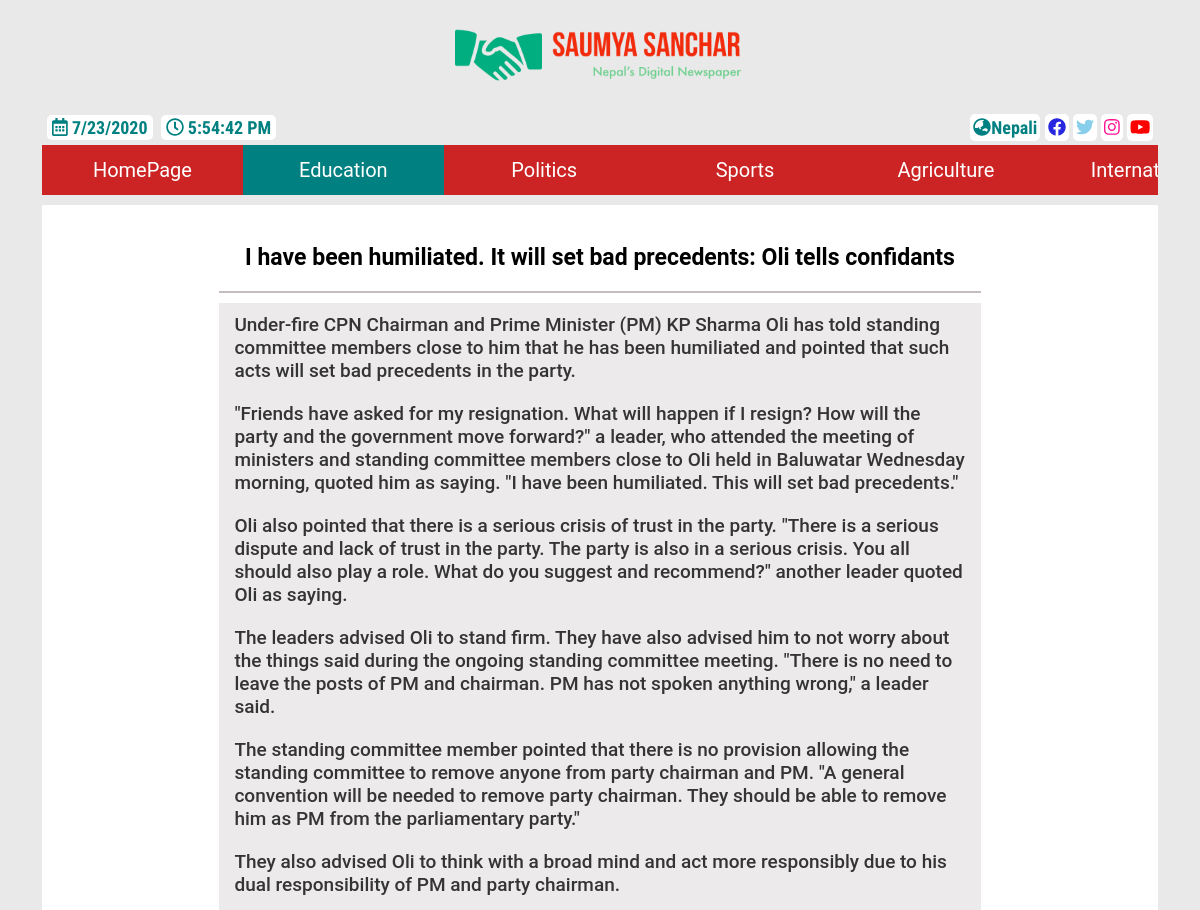
Page /en/news/Education/12 (upper part) on the earlier database version.
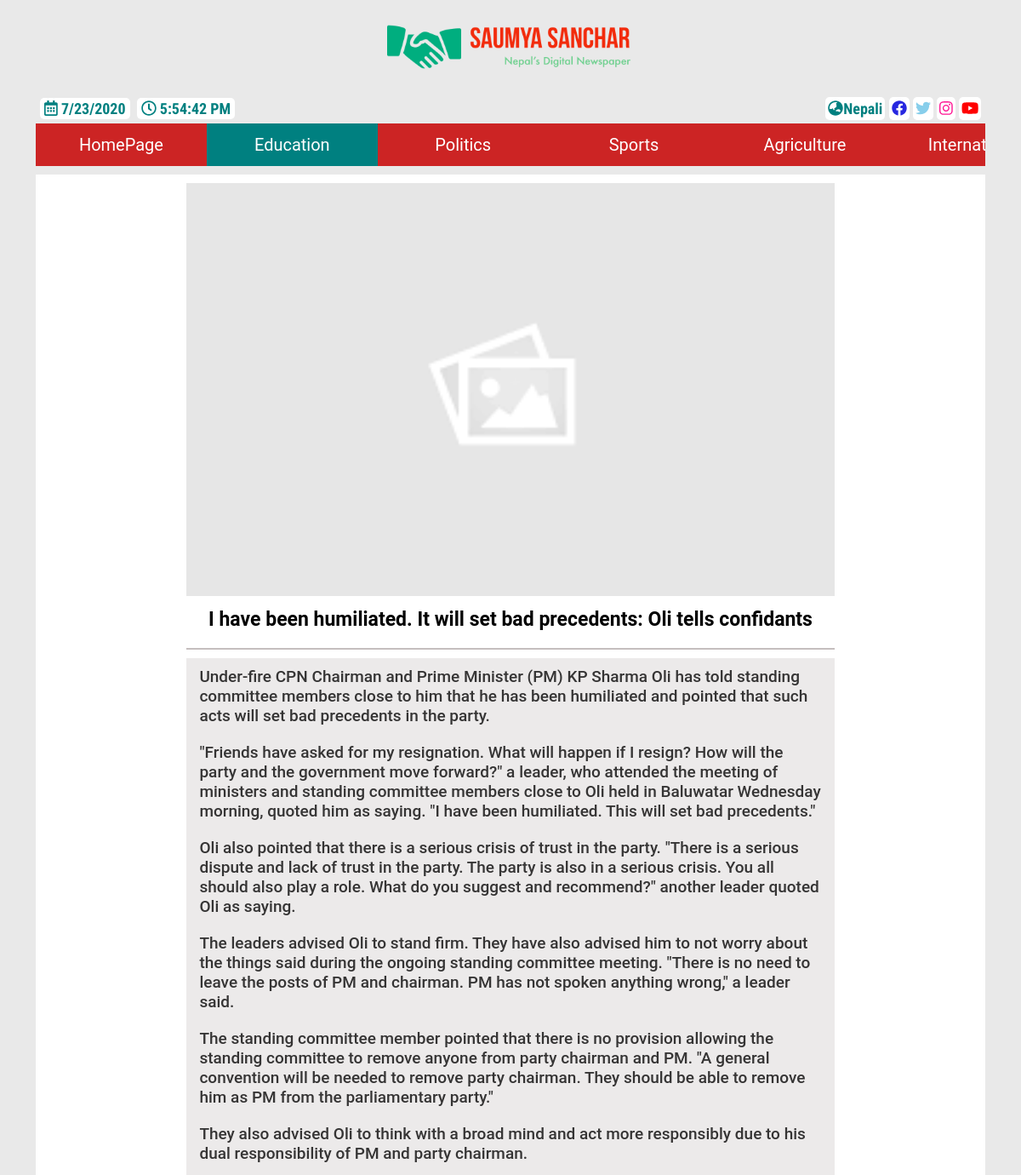
Same page on the later database version.
### news/models.py (models this page shows, shortened)
class News(models.Model):
    news_type = models.ForeignKey(
        NewsType, on_delete=models.CASCADE, related_name='news')
    title = models.CharField(
        max_length=250, verbose_name='शिर्षक', default="शिर्षक भेटिएन")
    title_eng = models.CharField(
        max_length=250, null=True, verbose_name='Title', default="No Title")
    description = RichTextField(
        verbose_name='विवरण', default="विवरण भेटिएन")
    description_eng = RichTextField(
        null=True, verbose_name='Description', default="No description")
    display_picture = models.ImageField(default='image_placeholder.png', null=True, blank=True)
    editor = models.CharField(
        max_length=100, default='सौम्य समाचार', verbose_name='सम्पादक')
    editor_eng = models.CharField(
        max_length=100, default="Saumya News", verbose_name='Editor')
    pub_date = models.DateTimeField(default=datetime.datetime.now())
    class Meta:
        verbose_name_plural = ("All Newses")

### news/views.py (the view)
def news_detail_page_eng(request, newstype, id):
    newses = NewsType.objects.get(title_eng=str(newstype).replace("%20" , " "))
    news = newses.news.get(id=id)
    websiteInfo = ""
    developersInfo = ""
    if WebsiteInfo.objects.all().exists():
        websiteInfo = WebsiteInfo.objects.all()[0]
    if  DevelopersInfo.objects.all().exists():
        developersInfo = DevelopersInfo.objects.all()[0]
    newses_suggestions = newses.news.order_by('-pub_date')[:6]
    news_types = NewsType.objects.all()
    news_type = newses
    return render(request, 'visitor/news_detail_eng.html', {
        "news_type": news_type,
        'page_type': news_type,
        'news': news,
        'news_types': news_types,
        'news_suggestions': newses_suggestions,
        'website_info': websiteInfo,
        'developers_info':developersInfo,})

### news/models.py (called while the page is built)
    def __str__(self):
        return f'{self.title}'

### templates/visitor/news_detail_eng.html (shortened to what this page needs)
{% extends 'visitor/home_eng.html' %}
{% load static %}
{% block main_css%}
<link rel="stylesheet" href="{% static 'css/news_detail_main.css'%}">
{% endblock%}
{% block language_url %} {% url  'news_detail' news.news_type.title_eng news.id %} {% endblock %}
{% block main %}
<div class="container">
    <div class="current-news">
        {% if news.display_picture %}
        <a href="{{news.display_picture.url}}"><img src="{{news.display_picture.url}}" alt=""></a>
        {% else %}
        <a href="{% static 'images/image_placeholder.png'%}"><img src="{% static 'images/image_placeholder.png' %}"></a>
        {% endif %}
        <h1 class="news-title">{{news.title_eng}}</h1>
        <div class="divider"></div>
        <div class="news-body">
            {{news.description_eng|safe|linebreaks}}
        </div>
    </div>
</div>
{% endblock main%}

Differences in the rows shown:
changed News "I have been humiliated. It will set bad precedents: Oli tells confidants": display_picture: picture added
